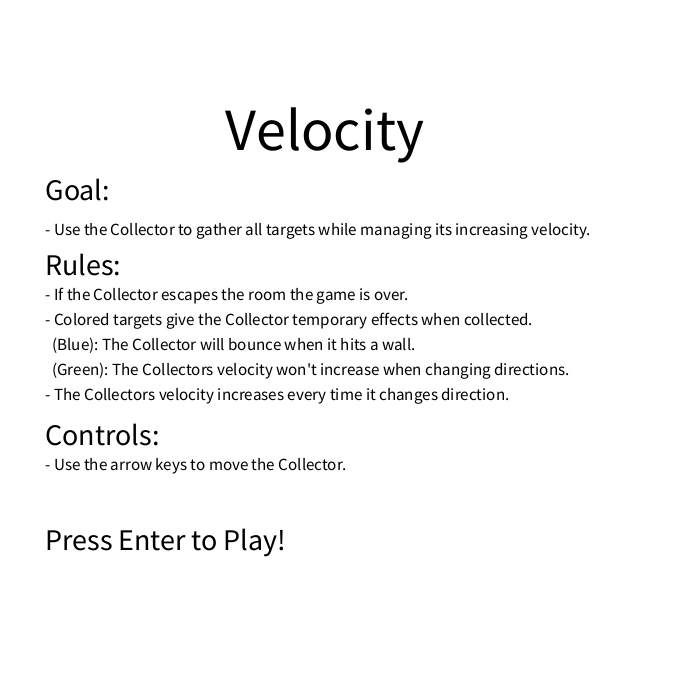
Frame 1 (no input)
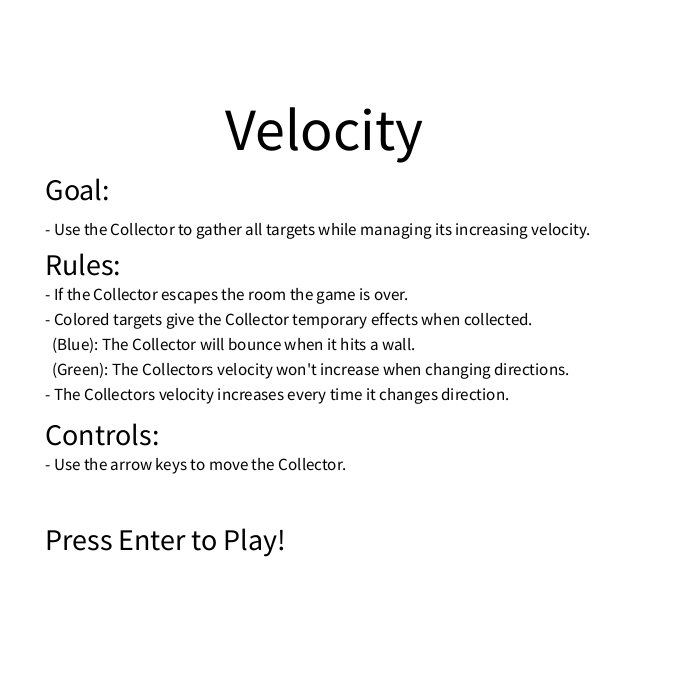
Frame 60 (the mouse pressed at the canvas centre just before this capture)
Frame 120 (the mouse held since frame 60 and released just before this capture): identical to frame 60, image omitted

The Processing sketch that drew these frames (run headless with seeded random() and noise(); from frame 60 on, the mouse is pressed at the canvas centre):

// Processing sketch: processing_121827
// ── processing_121827.pde


int count = 10; // tracks how many targets should be in each level
int targets_gathered = 0; // tracks how many targets have been gathered
float active_page = 0; // controls which page is desplayed
Object player = new Object();
Target[] pill = new Target[100];
Indicator ring = new Indicator();
int current_level = 1; // tracks current level

void setup()
{
  size(700,700);
  
  
  for(int i = 0; i < count; i += 1)
  {
     pill[i] = new Target();
  }
  
}

void draw()
{
  background(40);
  update();
  
  if (active_page == 2)
  {
    for (int i = 0; i < count; i += 1)
    {
      pill[i].render();
      pill[i].update();
    }
    
    
    if(player.destroyed == false)
    {
      player.render();
    }
    player.update();
    
    if(ring.active == true)
    {
      ring.render();
      ring.update();
    }
  }
  
  
  
}

// player controls
void keyReleased()
{
  if (key == CODED)
  {
    if (active_page == 2)
    {
      if (keyCode == UP)
      {
        player.direction.x = 0;
        player.direction.y = player.speed * -1;
        if (player.speed_limited == false)
        {
        player.speed += .1;
        }
      }
      if (keyCode == DOWN)
      {
        player.direction.x = 0;
        player.direction.y = player.speed;
        if (player.speed_limited == false)
        {
          player.speed += .1;
        }
      }
      if (keyCode == RIGHT)
      {
        player.direction.x = player.speed;
        player.direction.y = 0;
        if (player.speed_limited == false)
        {
          player.speed += .1;
        }
      }
      if (keyCode == LEFT)
      {
        player.direction.x = player.speed * -1;
        player.direction.y = 0;
        if (player.speed_limited == false)
        {
          player.speed += .1;
        }
      }
    }
  }
  if (key == ENTER)
    {
      
      if (active_page == 1)
      {
        active_page = 2;
      }
      if (active_page == 0)
      {
        active_page = 1;
      }
      if (active_page == 3)
      {
        active_page = 1;
      }
    }
}

// Creates the player controlled object
class Object
{
  PVector location = new PVector (350,350); 
  PVector direction = new PVector (0,0);
  float speed = 2;
  boolean destroyed = false;
  color ringColor = color(255);
  boolean shielded = false;
  boolean speed_limited = false;
  float bonusTimer = 300;
  
  // draws the player controlled object
  void render()
  {
      pushMatrix();
      ellipseMode(CENTER);
      fill(ringColor);
      stroke(0);
      strokeWeight(4);
      ellipse(location.x,location.y,32,32);
      fill(0);
      noStroke();
      ellipse(location.x,location.y,15,15);
      popMatrix();
     
      location.add(direction);   
  }
  
  // updates the information of the player controlled object
  void update()
  {
    location.add(direction); 
    
    
    
    // caps the max speed of the player
    if (speed > 5.7)
    {
      speed = 5.7;
    }
    
    // destroys the player object if it completely outside the room
    if (location.x - 30 > width || location.x + 30 < 0 || location.y - 30 > height || location.y + 30 < 0)
    {
      this.destroyed = true;
      count = 10;
      current_level = 1;
      active_page = 3;
    }
    // resets the position of the player object when its destroyed to the center of the room
    if (this.destroyed == true)
    {
      this.destroyed = false;
      this.direction.x = 0;
      this.direction.y = 0;
      this.location.x = 350;
      this.location.y = 350;
      this.speed = 2;
      this.speed_limited = false;
      ring.active = false;
      
      // resets the targets when the player is destroyed
      for (int i = 0; i < count; i += 1)
      {
        pill[i] = new Target(); 
        targets_gathered = 0;
      }
    }
    // removes the 'shielded' buff when its timer runs out
    if (bonusTimer == 0)
    {
      shielded = false;
      speed_limited = false;
      ringColor = color(255);
      
    }
    // changes the color of the player to indicate 'shielded' buff is active and applies the appropriate effects
    if (shielded == true)
    {
      
      bonusTimer -= 1;
      if (location.x + 20 > width)
      {
        direction.x = direction.x * -1;
      }
      if (location.x - 20 < 0)
      {
        direction.x = direction.x * -1;
      }
       if (location.y + 20 > height)
      {
        direction.y = direction.y * -1;
      }
      if (location.y - 20 < 0)
      {
        direction.y = direction.y * -1;
      }
    } 
    
    if (speed_limited == true)
    {
      bonusTimer -=1;
    }
  }
}

class Target 
{
 float radius = 7;
 float X = int(random(50,width - 50) + int(random(0,30)));
 float Y = int(random(50,height - 50) + int(random(0,30)));
 boolean gathered = false;
 int bonus = int(random(0,21));
 color ringColor = color(255);
 
  
  void render()
  {
    if (bonus >= 19)
    {
      ringColor = color(3,175,252);
    }
    if (bonus <= 3)
    {
      ringColor = color(0,255,18);
    }
    if (this.gathered == false)
    {
      pushMatrix();
      ellipseMode(CENTER);
      fill(255);
      stroke(255);
      strokeWeight(1);
      ellipse(X,Y,15,15);
      fill(ringColor);
      strokeWeight(2);
      stroke(0);
      ellipse(X,Y,9,9);
      popMatrix();
    }
  }
  
  void update()
  {
    if (this.gathered == false)
    {
      if (player.location.x < (X + 12) && player.location.x > (X - 12) && player.location.y < (Y + 12) && player.location.y > (Y - 12))
      {
         gathered = true;
         targets_gathered += 1;
         ring.X = this.X;
         ring.Y = this.Y;
         ring.R = 15;
         ring.S = 255;
         ring.active = true;
         if (bonus >= 19)
         {
           player.shielded = true;
           player.ringColor = color(3,175,252);
           player.bonusTimer = 300;
         }
         if (bonus <= 3)
         {
           player.speed_limited = true;
           player.ringColor = color(0,255,18);
           player.bonusTimer = 300;
         }
         
      }
    }
  }
}

class Indicator
{
  float X;
  float Y;
  float R = 15;
  float S = 255;
  boolean active = false;
  
  void render()
  {
    pushMatrix();
    noFill();
    stroke(S);
    strokeWeight(1);
    ellipse(X,Y,R,R);
    popMatrix();
  }
  void update()
  {
    R += 10;
    if (S >= 45)
    {
      S -= 5;
    }
    if (S <= 40)
    {
      active = false;
    }
  }
}
void update() // checks the status of a level and updates it accordingly
{
  if (active_page == 0)
  {
    background(255);
    pushMatrix();
    textSize(60);
    fill(0);
    text("Velocity", 225, 150);
    textSize(30);
    text("Goal:",45,200);
    text("Rules:",45,275);
    text("Controls:",45,445);
    text("Press Enter to Play!",45,550);
    textSize(17);
    text("- Use the Collector to gather all targets while managing its increasing velocity.", 45,235);
    text("- If the Collector escapes the room the game is over.", 45,300);
    text("- Colored targets give the Collector temporary effects when collected.",45,325);
    text("  (Blue): The Collector will bounce when it hits a wall.", 45,350);
    text("  (Green): The Collectors velocity won't increase when changing directions.",45,375);
    text("- The Collectors velocity increases every time it changes direction.",45,400);
    text("- Use the arrow keys to move the Collector.",45,470);
    popMatrix();
  }
  
  if (active_page == 1)
  {
    background(255);
    pushMatrix();
    textSize(60);
    fill(0);
    text("Level  " + current_level, 245,300);
    textSize(20);
    text("(" + count + "  Targets)",285,330);
    popMatrix();
  }
  if (active_page == 2)
  {
    pushMatrix();
    textSize(20);
    fill(200);
    text("Velocity = " + player.speed,35,35);
    popMatrix();
    if (targets_gathered == count)
    {
      if (count <= 95)
      {
        count += 5;
        current_level += 1;
        active_page = 1;
      }
      for(int i = 0; i < count; i += 1)
      {
         pill[i] = new Target();
      }
      
      targets_gathered = 0;
      player.direction.x = 0;
      player.direction.y = 0;
      player.location.x = 350;
      player.location.y = 350;
      player.speed = 2;
      player.bonusTimer = 0;
      ring.active = false;
      
    }
  }
  if (active_page == 3)
  {
    background(255);
    pushMatrix();
    textSize(40);
    fill(0);
    text("Velocity has become Infinite!", 75,300);
    textSize(20);
    text("(press Enter to restart)",235,335);
    popMatrix();
  }
}
